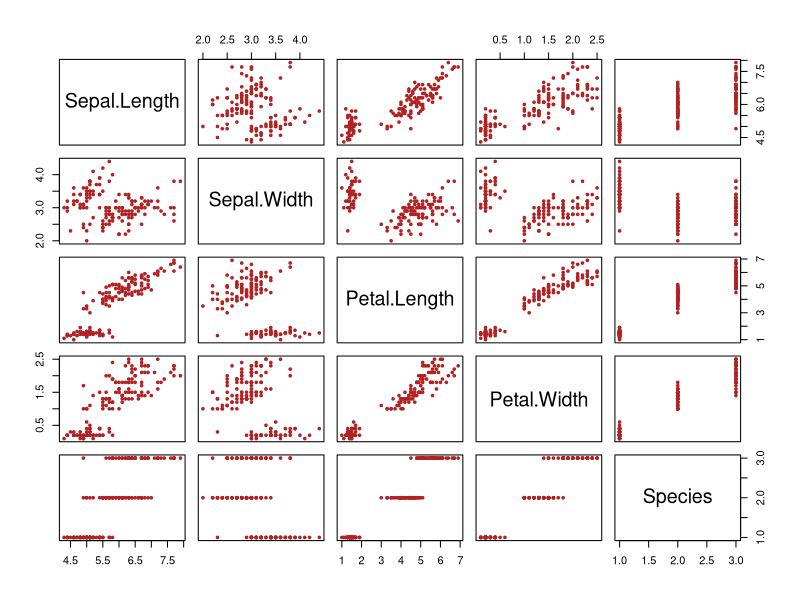

Generate this figure with R:
## ---- chunk 1
plot(iris, pch=20, cex=.8, col="firebrick")
